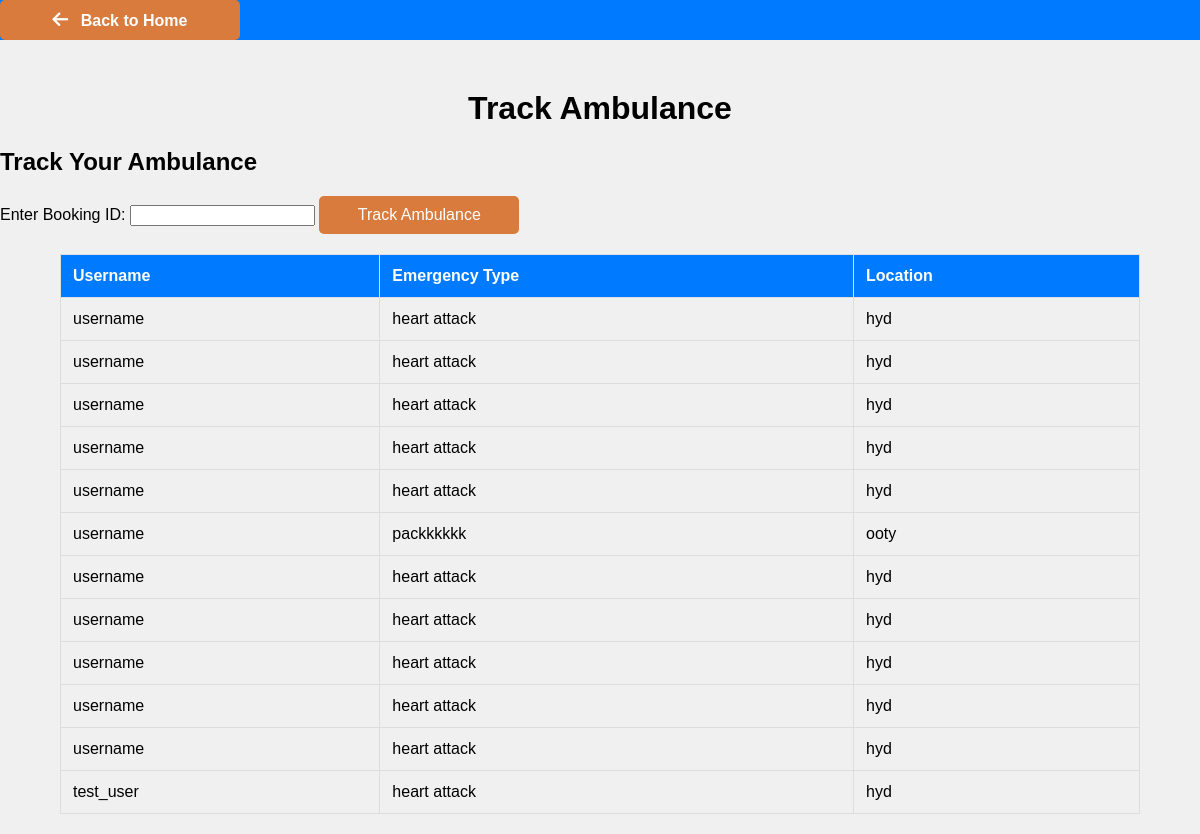
Page /track on the committed database.
### tables this page shows
CREATE TABLE bookings (
            id INTEGER PRIMARY KEY AUTOINCREMENT,
            username TEXT NOT NULL,
            emergency_type TEXT NOT NULL,
            location TEXT NOT NULL,
            FOREIGN KEY(username) REFERENCES users(username)
        );

### app.py (the view)
@app.route('/track')
def track():
    success = request.args.get('success')
    connection = sqlite3.connect('ambulance.db')
    cursor = connection.cursor()
    cursor.execute('SELECT * FROM bookings')
    bookings = cursor.fetchall()
    connection.close()
    return render_template('track.html', bookings=bookings, success=success)

### templates/track.html (shortened to what this page needs)
<!DOCTYPE html>
<html lang="en">
<head>
    <link rel="stylesheet" href="{{ url_for('static', filename='track.css') }}">
    <link rel="stylesheet" href="https://cdnjs.cloudflare.com/ajax/libs/font-awesome/6.0.0-beta3/css/all.min.css">
</head>
<body>
    <nav>
        <a href="{{ url_for('book') }}" class="btn"><i class="fas fa-arrow-left"></i> Back to Home</a>
    </nav>
    <h1>Track Ambulance</h1>
    <div class="track-container">
        <h2>Track Your Ambulance</h2>
        <form action="{{ url_for('home') }}" method="get" onsubmit="displayTrackMessage()">
            <label for="booking_id">Enter Booking ID:</label>
            <input type="text" id="booking_id" name="booking_id" required>
            <button type="submit" class="btn">Track Ambulance</button>
        </form>
    </div>
    <table>
        <thead>
            <tr>
                <th>Username</th>
                <th>Emergency Type</th>
                <th>Location</th>
            </tr>
        </thead>
        <tbody>
            {% if bookings %}
                {% for booking in bookings %}
                    <tr>
                        <td>{{ booking[1] }}</td>
                        <td>{{ booking[2] }}</td>
                        <td>{{ booking[3] }}</td>
                    </tr>
                {% endfor %}
            {% else %}
                <tr>
                    <td colspan="3">No bookings found.</td>
                </tr>
            {% endif %}
        </tbody>
    </table>
</body>
</html>

### static/track.css (style rules this page uses)
body { font-family: Arial, sans-serif; background-color: #f0f0f0; margin: 0; padding: 0; }
nav { background-color: #007bff; overflow: hidden; }
nav a { float: left; display: block; color: white; text-align: center; padding: 14px 20px; font-weight: bold; transition: background-color 0.3s, color 0.3s; }
h1 { text-align: center; margin-top: 50px; }
table { width: 90%; margin: 20px auto; border-collapse: collapse; }
table, th, td { border: 1px solid #ddd; }
th, td { padding: 12px; text-align: left; }
th { background-color: #007bff; color: white; }
.btn { display: inline-block; width:200px; padding: 10px 20px; font-size: 16px; color: white; background-color: #d87b3d; border: none; border-radius: 5px; text-align: center; text-decoration: none; transition: background-color 0.3s, transform 0.3s; }
.btn i { margin-right: 8px; font-size: 18px; }

### rows in the picture
bookings: username "username", emergency_type "heart attack", location "hyd"
bookings: username "username", emergency_type "heart attack", location "hyd"
bookings: username "username", emergency_type "heart attack", location "hyd"
bookings: username "username", emergency_type "heart attack", location "hyd"
bookings: username "username", emergency_type "heart attack", location "hyd"
bookings: username "username", emergency_type "packkkkkk", location "ooty"
bookings: username "username", emergency_type "heart attack", location "hyd"
bookings: username "username", emergency_type "heart attack", location "hyd"
bookings: username "username", emergency_type "heart attack", location "hyd"
bookings: username "username", emergency_type "heart attack", location "hyd"
bookings: username "username", emergency_type "heart attack", location "hyd"
bookings: username "test_user", emergency_type "heart attack", location "hyd"
